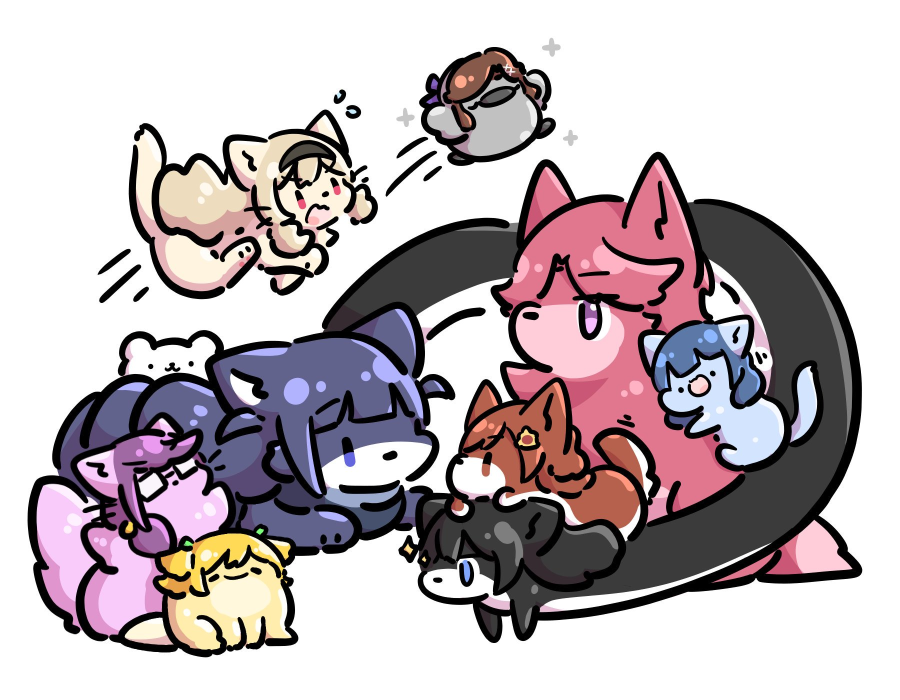
#> input picture photo/animals.jpg, 1800 x 1400 px (shown at 1/2 size)
$ python colorspace.py
#> lines starting #> are read from the running program, lines starting #| are printed output that depends on the picture
import cv2 as cv
import matplotlib.pyplot as plt

img = cv.imread('photo/animals.jpg')
#> img is the input picture: shape (1400, 1800, 3); mean B, G, R 183.2, 179.2, 189.1
[height,width] = img.shape[:2]
#> height = 1400; width = 1800
img = cv.resize(img, (int(width*0.4), int(height*0.4)), interpolation=cv.INTER_AREA)
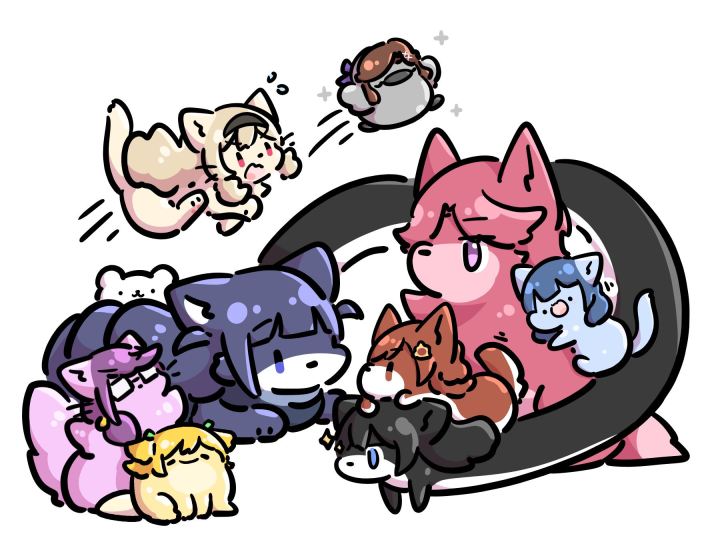
#> img: shape (560, 720, 3); mean B, G, R 183.2, 179.2, 189.1
cv.imshow('Animal', img)

# BGR to grayscale
gray = cv.cvtColor(img, cv.COLOR_BGR2GRAY)
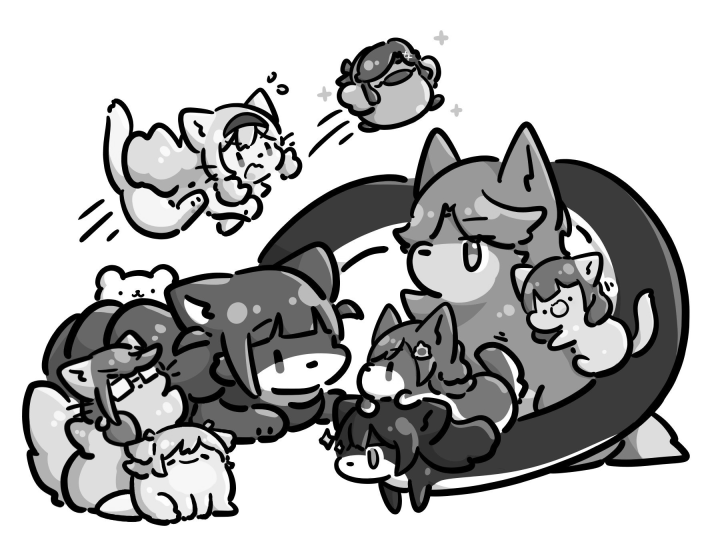
#> gray: shape (560, 720); min 0, max 255, mean 182.6
cv.imshow('Gray', gray)

# BGR to HSV
hsv = cv.cvtColor(img, cv.COLOR_BGR2HSV)
#> hsv: shape (560, 720, 3); mean H, S, V 35.8, 35.2, 192.6
cv.imshow('HSV', hsv)

# BGR to LAB
lab = cv.cvtColor(img, cv.COLOR_BGR2LAB)
#> lab: shape (560, 720, 3); mean of channels 0, 1, 2 184.3, 132.7, 127.5
cv.imshow('LAB', lab)

# matplot lib view (RGB)
plt.imshow(img)
plt.show()

# BGR to RGB
rgb = cv.cvtColor(img, cv.COLOR_BGR2RGB)
cv.imshow('RGB', rgb)

plt.imshow(rgb)
plt.show()


cv.waitKey(0)
